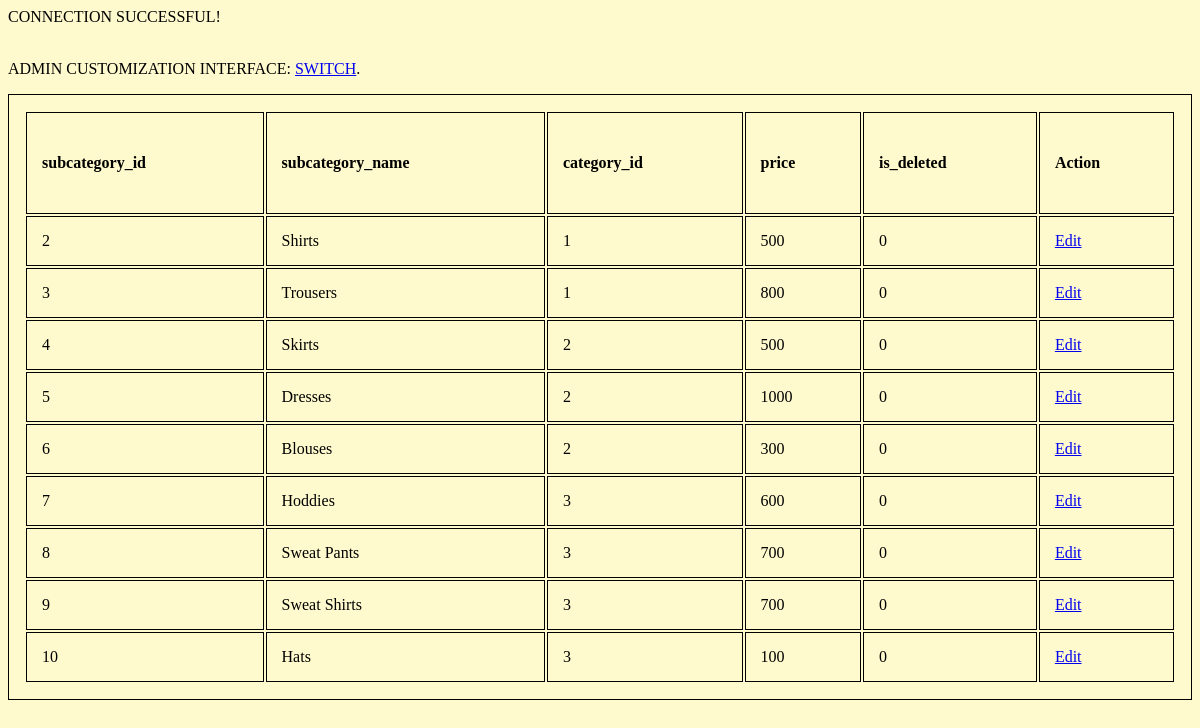
Screenshot of /php/viewSubcategories.php with the database file from the repository.
### tables this page shows
CREATE TABLE `tbl_subcategories` (
  `subcategory_id` int(11) NOT NULL,
  `subcategory_name` varchar(25) NOT NULL,
  `category_id` int(11) NOT NULL,
  `price` double NOT NULL,
  `is_deleted` enum('0','1') NOT NULL DEFAULT '0'
);

### php/subcategories_db.php (called while the page is built, shortened)
<?php
require_once("connect.php");
$sqli="SELECT * FROM tbl_subcategories";
$result = mysqli_query($conn , $sqli);
$test=mysqli_fetch_all($result, MYSQLI_ASSOC);
?>

### php/viewSubcategories.php (the view, shortened to what this page needs)
<!DOCTYPE html>
<html>
    <head>
        <link rel="stylesheet" type="text/css" href="../css/users.css">
    </head>
    <body>
        <table class="table">
            <thead>
                <th>subcategory_id</th>
                <th>subcategory_name</th>
                <th>category_id</th>
                <th>price</th>
                <th>is_deleted</th>
                <th>Action</th>
            </thead>
            <tbody>
                <?php
                    require_once("subcategories_db.php");
                    foreach ($test as $key => $value){
                ?>
                <tr>
                    <td><?php echo $value["subcategory_id"] ?></td>
                    <td><?php echo $value["subcategory_name"] ?></td>
                    <td><?php echo $value["category_id"] ?></td>
                    <td><?php echo $value["price"] ?></td>
                    <td><?php echo $value["is_deleted"] ?></td>
                    <td><a href="subcategories_db.php"?edit="<?php $value["subcategory_id"] ?>">Edit</a></td>
                </tr>
                <?php }
                ?>
            </tbody>
            <p>ADMIN CUSTOMIZATION INTERFACE: <a href="http://localhost/Ecommerce_Website/php/admin_interface.php">SWITCH</a>.</p>
        </table>
    </body>
</html>

### php/connect.php (shortened to what this page needs)
<?php
    echo "CONNECTION SUCCESSFUL!<br><br>";
?>

### css/users.css (style rules this page uses)
body { background-color: lemonchiffon; }
table, th, td { border: 1px solid; padding: 15px; text-align: left; }
table { width: 100%; }
th { height: 70px; }

### rows the page displays
tbl_subcategories: subcategory_id "2", subcategory_name "Shirts", category "1", price "500", is_deleted "0"
tbl_subcategories: subcategory_id "3", subcategory_name "Trousers", category "1", price "800", is_deleted "0"
tbl_subcategories: subcategory_id "4", subcategory_name "Skirts", category "2", price "500", is_deleted "0"
tbl_subcategories: subcategory_id "5", subcategory_name "Dresses", category "2", price "1000", is_deleted "0"
tbl_subcategories: subcategory_id "6", subcategory_name "Blouses", category "2", price "300", is_deleted "0"
tbl_subcategories: subcategory_id "7", subcategory_name "Hoddies", category "3", price "600", is_deleted "0"
tbl_subcategories: subcategory_id "8", subcategory_name "Sweat Pants", category "3", price "700", is_deleted "0"
tbl_subcategories: subcategory_id "9", subcategory_name "Sweat Shirts", category "3", price "700", is_deleted "0"
tbl_subcategories: subcategory_id "10", subcategory_name "Hats", category "3", price "100", is_deleted "0"
